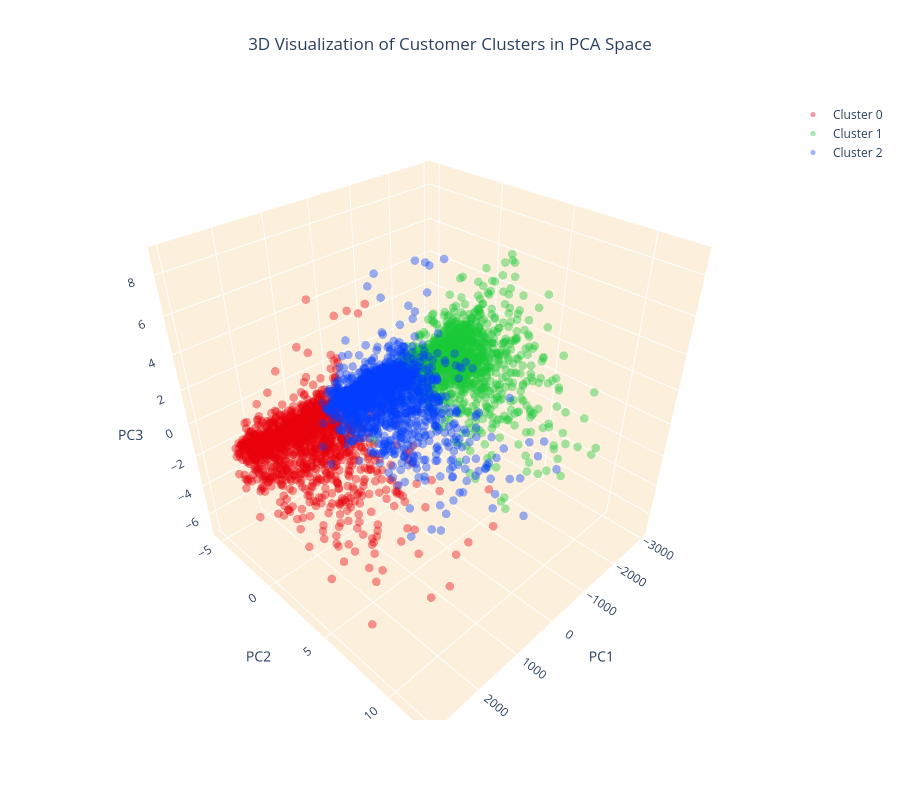

Here is the notebook cell this chart was saved with:
### Code cell
# Create separate data frames for each cluster
cluster_0 = customer_data_pca[customer_data_pca['cluster'] == 0]
cluster_1 = customer_data_pca[customer_data_pca['cluster'] == 1]
cluster_2 = customer_data_pca[customer_data_pca['cluster'] == 2]

#create a 3D scatter plot
fig=go.Figure()

#Add data points for each cluster separately and specify the color
fig.add_trace(go.Scatter3d(x=cluster_0['PC1'],y=cluster_0['PC2'],z=cluster_0['PC3'],
                          mode='markers', marker=dict(color=colors[0],size=5,opacity=0.4),name='Cluster 0' ))
fig.add_trace(go.Scatter3d(x=cluster_1['PC1'], y=cluster_1['PC2'], z=cluster_1['PC3'], 
                           mode='markers', marker=dict(color=colors[1], size=5, opacity=0.4), name='Cluster 1'))
fig.add_trace(go.Scatter3d(x=cluster_2['PC1'], y=cluster_2['PC2'], z=cluster_2['PC3'], 
                           mode='markers', marker=dict(color=colors[2], size=5, opacity=0.4), name='Cluster 2'))

# Set the title and layout details
fig.update_layout(
    title=dict(text='3D Visualization of Customer Clusters in PCA Space', x=0.5),
    scene=dict(
        xaxis=dict(backgroundcolor="#fcf0dc", gridcolor='white', title='PC1'),
        yaxis=dict(backgroundcolor="#fcf0dc", gridcolor='white', title='PC2'),
        zaxis=dict(backgroundcolor="#fcf0dc", gridcolor='white', title='PC3'),
    ),
    width=900,
    height=800
)

# Show the plot
fig.show()

### Figure 1 — Plotly figure (JSON) as saved in the notebook; plotly's stock layout.template omitted (floating-point values rounded to 4 significant figures; data arrays with more than 128 entries replaced by an {"elided": "..."} marker saying what was removed)
{"data": [{"marker": {"color": "#e8000b", "opacity": 0.4, "size": 5}, "mode": "markers", "name": "Cluster 0", "type": "scatter3d", "x": {"elided": "1364 float values"}, "y": {"elided": "1364 float values"}, "z": {"elided": "1364 float values"}}, {"marker": {"color": "#1ac938", "opacity": 0.4, "size": 5}, "mode": "markers", "name": "Cluster 1", "type": "scatter3d", "x": {"elided": "1339 float values"}, "y": {"elided": "1339 float values"}, "z": {"elided": "1339 float values"}}, {"marker": {"color": "#023eff", "opacity": 0.4, "size": 5}, "mode": "markers", "name": "Cluster 2", "type": "scatter3d", "x": {"elided": "1364 float values"}, "y": {"elided": "1364 float values"}, "z": {"elided": "1364 float values"}}], "layout": {"height": 800, "scene": {"xaxis": {"backgroundcolor": "#fcf0dc", "gridcolor": "white", "title": {"text": "PC1"}}, "yaxis": {"backgroundcolor": "#fcf0dc", "gridcolor": "white", "title": {"text": "PC2"}}, "zaxis": {"backgroundcolor": "#fcf0dc", "gridcolor": "white", "title": {"text": "PC3"}}}, "title": {"text": "3D Visualization of Customer Clusters in PCA Space", "x": 0.5}, "width": 900}}
